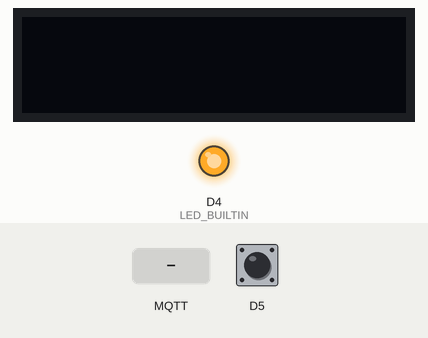
Bench run of a program on a simulated ESP8266 (NodeMCU). On the bench: 128×32 one-colour display, output pins drawn as LEDs (lit = HIGH, except the on-board LED, lit = LOW). Inputs (shaded band) come from the test bench; at power-on: D5 HIGH. WiFi joins after 1.5 s; servers stay silent unless stated; no MQTT or app messages arrive unless stated; what the program prints to the serial monitor is not drawn.

Above: at 2.4 s.
2.5 s: MQTT message "1" arrives on the first subscribed topic
At 2.97 s:
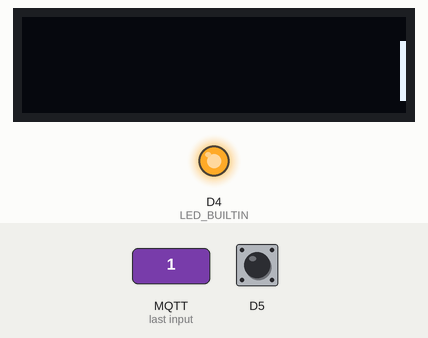
At 3.58 s:
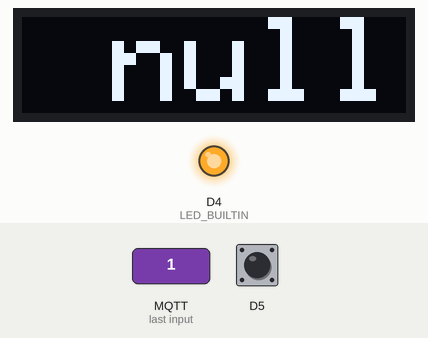
Timing chart, 0 to 5.5 s (numbered marks = the images above; inputs shaded):
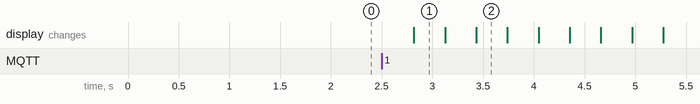

Measured:
- after the input at 2.5 s, the display: changes after 0.32 s (image 1)

The program:

Main.cpp
```cpp
/*
 *  This sketch demonstrates how to scan WiFi networks.
 *  The API is almost the same as with the WiFi Shield library,
 *  the most obvious difference being the different file you need to include:
 */
#include "ESP8266WiFi.h" // Only needed for Arduino 1.6.5 and earlier
#include "Adafruit_SSD1306.h"
#include "Adafruit_GFX.h"
#include "SPI.h"
#include "Wire.h"
#include "AsyncMqttClient.h"
#include "Ticker.h"
#include "ArduinoJson.h"
void IRAM_ATTR ButtonPress();

const String SSID = "Adfnet";
const String WIFIPW = "33394151923058759658";

#define DISPLAY_I2C_ADDRESS 0x3C
#define OLED_RESET -1 // Reset pin # (or -1 if sharing Arduino reset pin)
#define MQTT_HOST IPAddress(192, 168, 52, 185)
#define MQTT_PORT 1883
#define WIFI_SSID "Adfnet"
#define WIFI_PASSWORD "33394151923058759658"
#define CMD_ONE_COLUMN_SCROLL_H_LEFT 0x2D

Adafruit_SSD1306 display = Adafruit_SSD1306(128, 32, &Wire, -1);

AsyncMqttClient mqttClient;
Ticker mqttReconnectTimer;

WiFiEventHandler wifiConnectHandler;
WiFiEventHandler wifiDisconnectHandler;
Ticker wifiReconnectTimer;
String oledMessages[4];
String oledMessage;

bool state = true;        // the current state of the output pin
int fontSize = 4;
int reading = 1;

void connectToWifi()
{
  Serial.println("Connecting to Wi-Fi...");
  WiFi.begin(WIFI_SSID, WIFI_PASSWORD);
}

void connectToMqtt()
{
  Serial.println("Connecting to MQTT...");
  mqttClient.connect();
}

void onWifiConnect(const WiFiEventStationModeGotIP &event)
{
  Serial.println("Connected to Wi-Fi.");
  connectToMqtt();
}

void onWifiDisconnect(const WiFiEventStationModeDisconnected &event)
{
  Serial.println("Disconnected from Wi-Fi.");
  mqttReconnectTimer.detach(); // ensure we don't reconnect to MQTT while reconnecting to Wi-Fi
  wifiReconnectTimer.once(2, connectToWifi);
}

void onMqttConnect(bool sessionPresent)
{
  Serial.println("Connected to MQTT.");
  Serial.print("Session present: ");
  Serial.println(sessionPresent);
  uint16_t packetIdSub = mqttClient.subscribe("adfhome/pcdata", 2);
  Serial.print("Subscribing at QoS 2, packetId: ");
  Serial.println(packetIdSub);
  mqttClient.publish("$SYS/pc_monitor", 0, true, "Monitoring PC");
}

void onMqttDisconnect(AsyncMqttClientDisconnectReason reason)
{
  Serial.println("Disconnected from MQTT.");

  if (WiFi.isConnected())
  {
    mqttReconnectTimer.once(2, connectToMqtt);
  }
}

void onMqttSubscribe(uint16_t packetId, uint8_t qos)
{
  Serial.println("Subscribe acknowledged.");
  Serial.print("  packetId: ");
  Serial.println(packetId);
  Serial.print("  qos: ");
  Serial.println(qos);
}

void onMqttUnsubscribe(uint16_t packetId)
{
  Serial.println("Unsubscribe acknowledged.");
  Serial.print("  packetId: ");
  Serial.println(packetId);
}

void onMqttPublish(uint16_t packetId)
{
  Serial.println("Publish acknowledged.");
  Serial.print("  packetId: ");
  Serial.println(packetId);
}

void initDisplay()
{
  display.begin(SSD1306_SWITCHCAPVCC, 0x3C);
  display.clearDisplay();
}

void showOLEDMessage(String message)
{
  display.clearDisplay();
  display.setTextSize(fontSize);
  display.setTextWrap(false);
  display.setFont(_GFXFONT_H_);
  display.setTextColor(SSD1306_WHITE);
  // Set the minimum x Position by fontsize *6 (ADAFruit Documentation) and multiply by message size
  int minX = (fontSize * -6) * strlen(message.c_str());
  // Set current x to the display width (in my case 128)
  int x = display.width();
  display.setCursor(0, 0);
  while (x > minX)
  {
    display.clearDisplay();
    display.setCursor(x, 0);
    display.print(message);
    x = x - 2;
    display.display();
  }

  // displays content in buffer
}

void showOLEDMessage(String messages[])
{
  for (size_t i = 0; i < sizeof(messages); i++)
  {
    display.clearDisplay();
    display.setTextSize(2);
    display.setFont(_GFXFONT_H_);
    display.setTextWrap(true);
    display.setTextColor(SSD1306_WHITE);
    display.setCursor(0, 0);
    display.println(messages[i]);
    display.display();
    delay(2000);
  }
}

void onMqttMessage(char *topic, char *payload, AsyncMqttClientMessageProperties properties, size_t len, size_t index, size_t total)
{
  StaticJsonDocument<512> doc;
  DeserializationError error = deserializeJson(doc, payload);
  if (error)
  {
    display.println(error.f_str());
  }
  if (!error)
  {
    oledMessage = "";
    for (size_t i = 0; i <= 3; i++)
    {
      String name = doc[i]["name"].as<String>();
      String value = doc[i]["value"].as<String>();
      oledMessages[i] = name + ":" + value;
      oledMessage += name + ":" + value + "    ";
    }
  }
}

void ButtonPress() {
  reading = LOW;
}

void setup()
{
  Serial.begin(115200);
  Serial.println();
  Serial.println();

  wifiConnectHandler = WiFi.onStationModeGotIP(onWifiConnect);
  wifiDisconnectHandler = WiFi.onStationModeDisconnected(onWifiDisconnect);

  mqttClient.onConnect(onMqttConnect);
  mqttClient.onDisconnect(onMqttDisconnect);
  mqttClient.onSubscribe(onMqttSubscribe);
  mqttClient.onUnsubscribe(onMqttUnsubscribe);
  mqttClient.onMessage(onMqttMessage);
  mqttClient.onPublish(onMqttPublish);
  mqttClient.setServer(MQTT_HOST, MQTT_PORT);
  connectToWifi();
  initDisplay();
  pinMode(LED_BUILTIN, OUTPUT);
  pinMode(D5,INPUT_PULLUP);
  attachInterrupt(D5,ButtonPress,FALLING);
}

void loop()
{
  Serial.println("reading: " + String(reading));
  if(reading == LOW) {
    state = !state;
    reading = HIGH;
  }

  if (state)
  {
    showOLEDMessage(oledMessage);
  }
  else
  {
    showOLEDMessage(oledMessages);
  }
  delay(100);
}
```

I2CScanner.cpp
```cpp
/*
 *  This sketch demonstrates how to scan WiFi networks.
 *  The API is almost the same as with the WiFi Shield library,
 *  the most obvious difference being the different file you need to include:
 */

#include "Wire.h"
```
